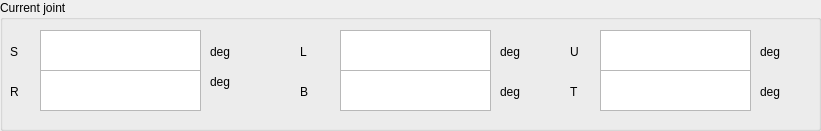
   <widget class="QGroupBox" name="groupBox_7">
    <property name="geometry">
     <rect>
      <x>10</x>
      <y>720</y>
      <width>821</width>
      <height>131</height>
     </rect>
    </property>
    <property name="title">
     <string>Current joint</string>
    </property>
    <widget class="QTextBrowser" name="textBrowserR1_2">
     <property name="geometry">
      <rect>
       <x>40</x>
       <y>30</y>
       <width>161</width>
       <height>41</height>
      </rect>
     </property>
    </widget>
    <widget class="QLabel" name="label_41">
     <property name="geometry">
      <rect>
       <x>10</x>
       <y>40</y>
       <width>21</width>
       <height>23</height>
      </rect>
     </property>
     <property name="text">
      <string>S</string>
     </property>
    </widget>
    <widget class="QLabel" name="label_42">
     <property name="geometry">
      <rect>
       <x>300</x>
       <y>40</y>
       <width>31</width>
       <height>23</height>
      </rect>
     </property>
     <property name="text">
      <string>L</string>
     </property>
    </widget>
    <widget class="QTextBrowser" name="textBrowserR2_2">
     <property name="geometry">
      <rect>
       <x>340</x>
       <y>30</y>
       <width>151</width>
       <height>41</height>
      </rect>
     </property>
    </widget>
    <widget class="QLabel" name="label_43">
     <property name="geometry">
      <rect>
       <x>570</x>
       <y>40</y>
       <width>31</width>
       <height>23</height>
      </rect>
     </property>
     <property name="text">
      <string>U</string>
     </property>
    </widget>
    <widget class="QTextBrowser" name="textBrowserR3_2">
     <property name="geometry">
      <rect>
       <x>600</x>
       <y>30</y>
       <width>151</width>
       <height>41</height>
      </rect>
     </property>
    </widget>
    <widget class="QTextBrowser" name="textBrowserR5_2">
     <property name="geometry">
      <rect>
       <x>340</x>
       <y>70</y>
       <width>151</width>
       <height>41</height>
      </rect>
     </property>
    </widget>
    <widget class="QLabel" name="label_44">
     <property name="geometry">
      <rect>
       <x>10</x>
       <y>80</y>
       <width>31</width>
       <height>23</height>
      </rect>
     </property>
     <property name="text">
      <string>R</string>
     </property>
    </widget>
    <widget class="QLabel" name="label_45">
     <property name="geometry">
      <rect>
       <x>300</x>
       <y>80</y>
       <width>31</width>
       <height>23</height>
      </rect>
     </property>
     <property name="text">
      <string>B</string>
     </property>
    </widget>
    <widget class="QLabel" name="label_46">
     <property name="geometry">
      <rect>
       <x>570</x>
       <y>80</y>
       <width>31</width>
       <height>23</height>
      </rect>
     </property>
     <property name="text">
      <string>T</string>
     </property>
    </widget>
    <widget class="QTextBrowser" name="textBrowserR4_2">
     <property name="geometry">
      <rect>
       <x>40</x>
       <y>70</y>
       <width>161</width>
       <height>41</height>
      </rect>
     </property>
    </widget>
    <widget class="QTextBrowser" name="textBrowserR6_2">
     <property name="geometry">
      <rect>
       <x>600</x>
       <y>70</y>
       <width>151</width>
       <height>41</height>
      </rect>
     </property>
    </widget>
    <widget class="QLabel" name="label_47">
     <property name="geometry">
      <rect>
       <x>210</x>
       <y>40</y>
       <width>41</width>
       <height>23</height>
      </rect>
     </property>
     <property name="text">
      <string>deg</string>
     </property>
    </widget>
    <widget class="QLabel" name="label_48">
     <property name="geometry">
      <rect>
       <x>210</x>
       <y>70</y>
       <width>41</width>
       <height>23</height>
      </rect>
     </property>
     <property name="text">
      <string>deg</string>
     </property>
    </widget>
    <widget class="QLabel" name="label_49">
     <property name="geometry">
      <rect>
       <x>500</x>
       <y>40</y>
       <width>41</width>
       <height>23</height>
      </rect>
     </property>
     <property name="text">
      <string>deg</string>
     </property>
    </widget>
    <widget class="QLabel" name="label_50">
     <property name="geometry">
      <rect>
       <x>500</x>
       <y>80</y>
       <width>41</width>
       <height>23</height>
      </rect>
     </property>
     <property name="text">
      <string>deg</string>
     </property>
    </widget>
    <widget class="QLabel" name="label_51">
     <property name="geometry">
      <rect>
       <x>760</x>
       <y>40</y>
       <width>41</width>
       <height>23</height>
      </rect>
     </property>
     <property name="text">
      <string>deg</string>
     </property>
    </widget>
    <widget class="QLabel" name="label_52">
     <property name="geometry">
      <rect>
       <x>760</x>
       <y>80</y>
       <width>41</width>
       <height>23</height>
      </rect>
     </property>
     <property name="text">
      <string>deg</string>
     </property>
    </widget>
   </widget>
